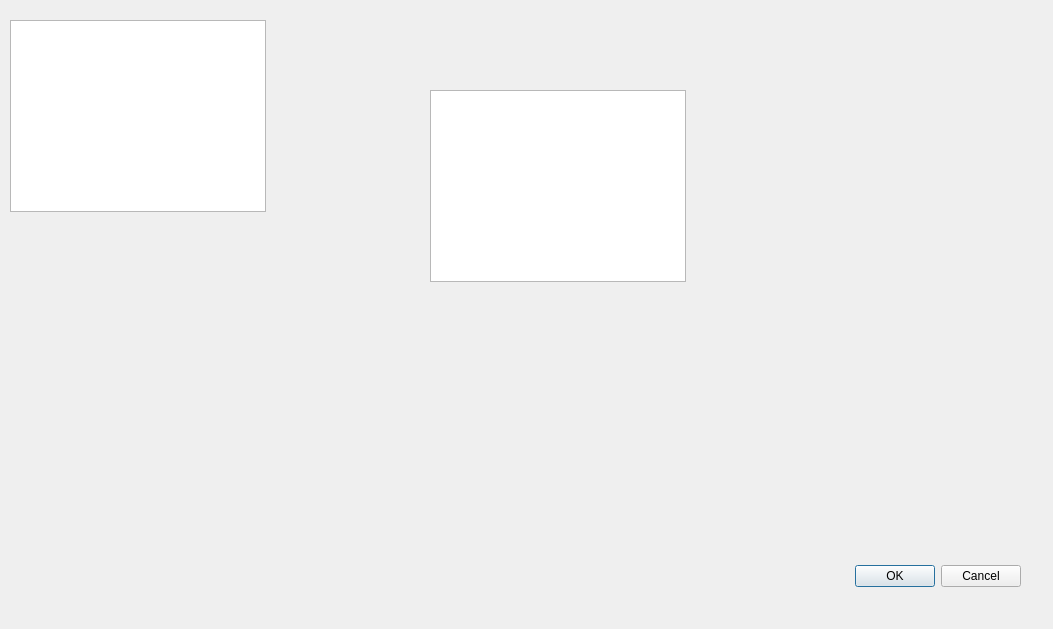
<?xml version="1.0" encoding="UTF-8"?>
<ui version="4.0">
 <class>Dialog</class>
 <widget class="QDialog" name="Dialog">
  <property name="geometry">
   <rect>
    <x>0</x>
    <y>0</y>
    <width>1053</width>
    <height>629</height>
   </rect>
  </property>
  <property name="windowTitle">
   <string>Dialog</string>
  </property>
  <widget class="QDialogButtonBox" name="buttonBox">
   <property name="geometry">
    <rect>
     <x>680</x>
     <y>560</y>
     <width>341</width>
     <height>32</height>
    </rect>
   </property>
   <property name="orientation">
    <enum>Qt::Horizontal</enum>
   </property>
   <property name="standardButtons">
    <set>QDialogButtonBox::Cancel|QDialogButtonBox::Ok</set>
   </property>
  </widget>
  <widget class="QListWidget" name="listWidget">
   <property name="geometry">
    <rect>
     <x>10</x>
     <y>20</y>
     <width>256</width>
     <height>192</height>
    </rect>
   </property>
  </widget>
  <widget class="QGraphicsView" name="graphicsView">
   <property name="geometry">
    <rect>
     <x>430</x>
     <y>90</y>
     <width>256</width>
     <height>192</height>
    </rect>
   </property>
  </widget>
 </widget>
 <resources/>
 <connections>
  <connection>
   <sender>buttonBox</sender>
   <signal>accepted()</signal>
   <receiver>Dialog</receiver>
   <slot>accept()</slot>
   <hints>
    <hint type="sourcelabel">
     <x>248</x>
     <y>254</y>
    </hint>
    <hint type="destinationlabel">
     <x>157</x>
     <y>274</y>
    </hint>
   </hints>
  </connection>
  <connection>
   <sender>buttonBox</sender>
   <signal>rejected()</signal>
   <receiver>Dialog</receiver>
   <slot>reject()</slot>
   <hints>
    <hint type="sourcelabel">
     <x>316</x>
     <y>260</y>
    </hint>
    <hint type="destinationlabel">
     <x>286</x>
     <y>274</y>
    </hint>
   </hints>
  </connection>
 </connections>
</ui>
